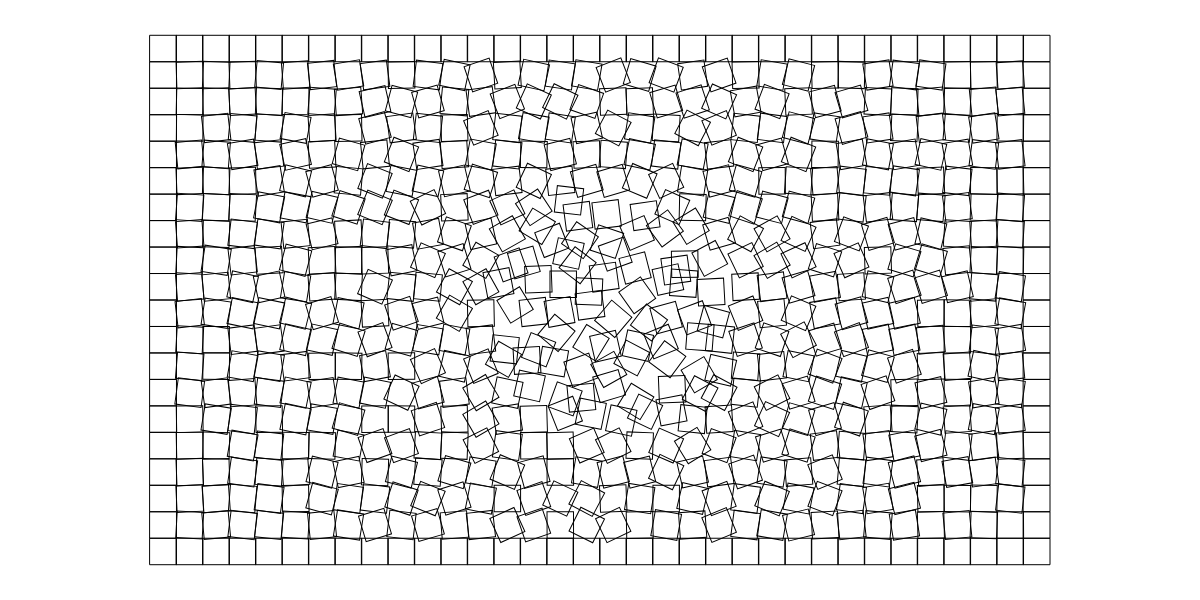
Frame 1 (no input)
Frame 60 (no input): identical to frame 1, image omitted
Frame 120 (the mouse pressed at the canvas centre since frame 60): identical to frame 1, image omitted

The p5.js sketch that drew this single still picture (run headless with seeded random() and noise() and a simulated clock; from frame 60 on, the mouse is pressed at the canvas centre):

// p5.js sketch
// ── sketch.js
let angle; // Dichiarazione della variabile per l'angolo
let angles = []; // Dichiarazione dell'array per gli angoli
let offsets = []; // Dichiarazione dell'array per gli offset

function preload() {
  // put preload code here
}

function setup() {
  let canvasWidth = windowWidth; // Imposta la larghezza del canvas come la larghezza della finestra
  let canvasHeight = canvasWidth * (200 / 400); // Mantiene la proporzione per l'altezza
  createCanvas(canvasWidth, canvasHeight); // Crea il canvas con larghezza e altezza responsive
  
  angle = random(TWO_PI); // Genera un angolo casuale all'inizio
  
  let totalRects = 34 * 20; // Numero totale di rettangoli
  let cols = 34; // Numero di colonne
  let rows = 20; // Numero di righe
  let centerX = cols / 2; // Indice della colonna centrale
  let centerY = rows / 2; // Indice della riga centrale

  for (let j = 0; j < rows; j++) { // Ciclo per le righe
    for (let i = 0; i < cols; i++) {
      // Se il rettangolo è ai lati, l'angolo è 0
      if (i === 0 || i === cols - 1 || j === 0 || j === rows - 1) {
        angles[j * cols + i] = 0; // Angolo fisso di 0
        offsets[j * cols + i] = { x: 0, y: 0 }; // Nessun offset per i bordi
      } else {
        // Calcola la distanza dal centro per determinare l'angolo
        let distanceFromCenter = dist(i, j, centerX, centerY);
        // Mappa la distanza a un angolo massimo, aumentando l'inclinazione verso il centro
        let maxAngle = map(distanceFromCenter, 0, dist(0, 0, centerX, centerY), PI / 4, 0); 
        // Genera un angolo casuale tra -maxAngle e +maxAngle
        angles[j * cols + i] = random(-maxAngle, maxAngle); // Angolo casuale per i rettangoli interni
        
        // Aggiungi un offset se il rettangolo è vicino al centro
        if (distanceFromCenter < 5) { // Aumenta la soglia per considerare "vicino al centro"
          offsets[j * cols + i] = { 
            x: random(-10, 10), // Offset casuale per la posizione x
            y: random(-10, 10)  // Offset casuale per la posizione y
          };
        } else {
          offsets[j * cols + i] = { x: 0, y: 0 }; // Nessun offset per i rettangoli più lontani
        }
      }
    }
  }
  
  window.addEventListener('resize', () => {
    let canvasWidth = windowWidth; // Ricalcola la larghezza del canvas
    let canvasHeight = canvasWidth * (200 / 400); // Ricalcola l'altezza mantenendo la proporzione
    resizeCanvas(canvasWidth, canvasHeight); // Ridimensiona il canvas
  });
}

function draw() {
  background("white");
  
  let rectSize = Math.min(width, height) / 34 * 1.50; // Calcola la dimensione del quadrato
  let cols = 34; // Numero di colonne
  let rows = 20; // Numero di righe
  let x = (width - cols * rectSize) / 2; // Calcola la posizione x
  let y = (height - rows * rectSize) / 2; // Calcola la posizione y

  let centerX = cols / 2; // Indice della colonna centrale
  let centerY = rows / 2; // Indice della riga centrale

  let index = 0; // Indice per accedere agli angoli
  for (let j = 0; j < rows; j++) { // Ciclo per le righe
    for (let i = 0; i < cols; i++) {
      // Calcola la distanza dal centro
      let distanceFromCenter = dist(i, j, centerX, centerY);
      // Mappa la distanza a un angolo,
      let maxAngle = map(distanceFromCenter, 0, dist(0, 0, centerX, centerY), PI / 4, 0); 
      // Usa l'angolo fisso dall'array
      let angle = angles[index]; 
      
      push(); // Salva lo stato corrente della trasformazione
      translate(x + i * rectSize + rectSize / 2 + offsets[index].x, y + j * rectSize + rectSize / 2 + offsets[index].y); // Trasla il punto di origine con offset
      rotate(angle); // Ruota con l'angolo fisso
      
      // Disegna il rettangolo con solo il bordo
      noFill(); // Disabilita il riempimento
      stroke("black"); // Imposta il colore del bordo
      rect(-rectSize / 2, -rectSize / 2, rectSize, rectSize); // Disegna il rettangolo centrato
      
      pop(); // Ripristina lo stato precedente della trasformazione
      index++; // Incrementa l'indice per il prossimo rettangolo
    }
  }
}

// ── style.css
html, body {
  margin: 0;
  padding: 0;
}

canvas {
  display: block;
}
.container {
  display: flex;
  flex-wrap: wrap;
}

.item {
  flex: 1 1 100%; /* Occupano il 100% della larghezza su schermi piccoli */
}

@media (min-width: 600px) {
  .item {
      flex: 1 1 48%; /* Occupano il 48% della larghezza su schermi più grandi */
  }
}
